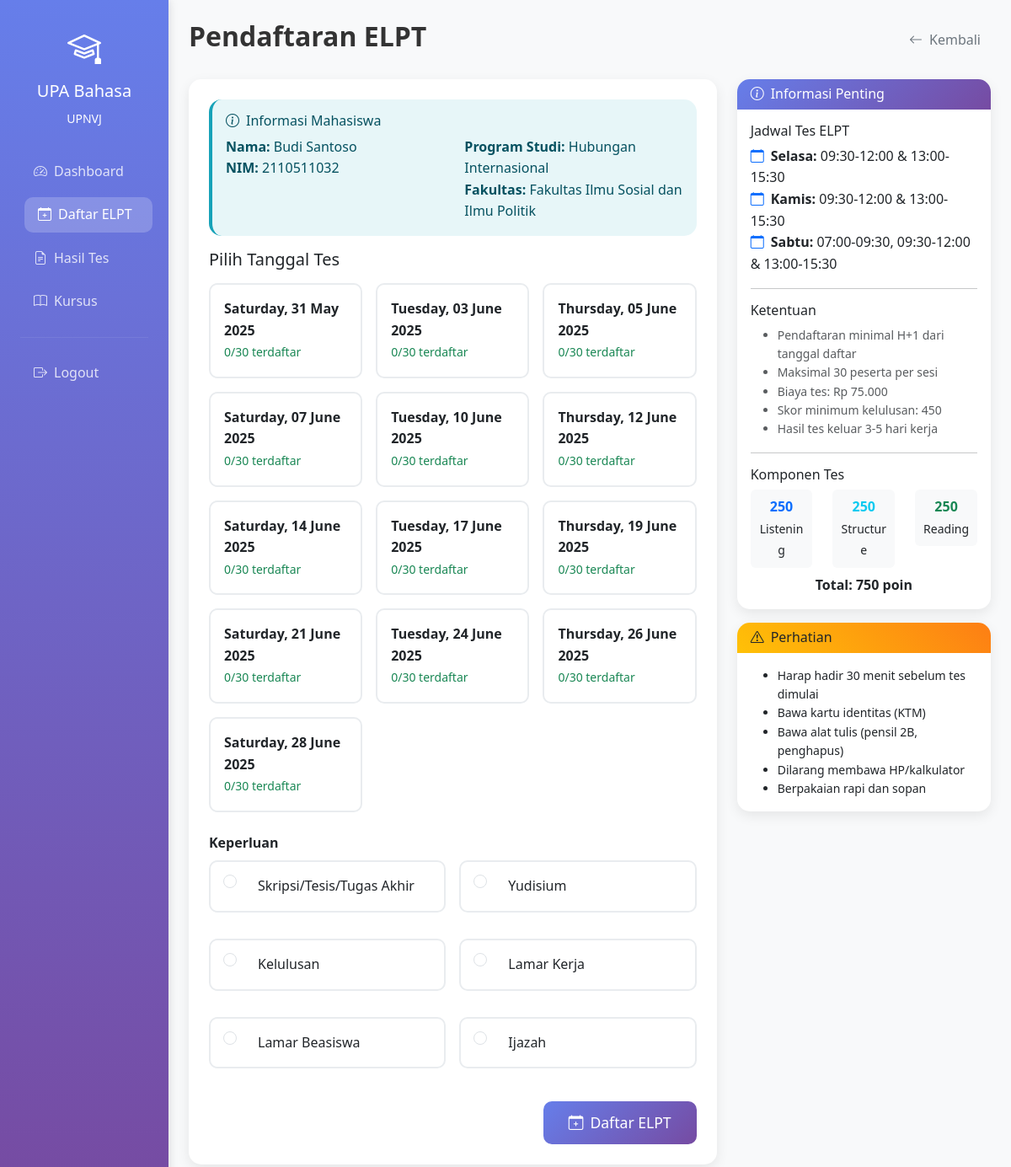
The page /student/elpt-registration.php (signed in) on the database its author committed.
### tables this page shows
CREATE TABLE `users` (
  `id` int(11) NOT NULL,
  `name` varchar(255) NOT NULL,
  `email` varchar(255) NOT NULL,
  `password` varchar(255) NOT NULL,
  `nim` varchar(10) DEFAULT NULL,
  `role` enum('admin','student') NOT NULL DEFAULT 'student',
  `program` varchar(100) DEFAULT NULL,
  `faculty` varchar(100) DEFAULT NULL,
  `level` enum('D3','S1','S2','S3') DEFAULT NULL,
  `no_telpon` varchar(20) DEFAULT NULL,
  `is_active` tinyint(1) DEFAULT 1,
  `created_at` timestamp NOT NULL DEFAULT current_timestamp(),
  `updated_at` timestamp NOT NULL DEFAULT current_timestamp() ON UPDATE current_timestamp()
);

### config/database.php (called while the page is built, shortened)
<?php
try {
    $pdo = new PDO(
        "mysql:host=" . DB_HOST . ";dbname=" . DB_NAME . ";charset=utf8mb4",
        DB_USER,
        DB_PASS,
        [
            PDO::ATTR_ERRMODE => PDO::ERRMODE_EXCEPTION,
            PDO::ATTR_DEFAULT_FETCH_MODE => PDO::FETCH_ASSOC,
            PDO::ATTR_EMULATE_PREPARES => false
        ]
    );
} catch(PDOException $e) {
    error_log("Database connection failed: " . $e->getMessage());
    die("Database connection failed. Please check your configuration.");
}
function isLoggedIn() {
    return isset($_SESSION['user_id']);
}
function getCurrentUser() {
    global $pdo;
    try {
        $stmt = $pdo->prepare("SELECT * FROM users WHERE id = ?");
        $stmt->execute([$_SESSION['user_id']]);
        return $stmt->fetch();
    } catch(PDOException $e) {
        error_log("Error fetching current user: " . $e->getMessage());
        return null;
    }
}
function formatCurrency($amount) {
    return 'Rp ' . number_format($amount, 0, ',', '.');
}
?>

### student/elpt-registration.php (the view, shortened to what this page needs)
<?php
require_once '../config/database.php';
$user = getCurrentUser();
$stmt = $pdo->prepare("SELECT * FROM elpt_registrations WHERE user_id = ? AND payment_status = 'pending'");
$stmt->execute([$_SESSION['user_id']]);
$pending_registration = $stmt->fetch();
$available_dates = [];
$start_date = new DateTime('+1 day');
$end_date = new DateTime('+30 days');
while ($start_date <= $end_date) {
    $day_of_week = $start_date->format('N');
    if (in_array($day_of_week, [2, 4, 6])) {
        $date_str = $start_date->format('Y-m-d');
        $stmt = $pdo->prepare("SELECT COUNT(*) as count FROM elpt_registrations WHERE test_date = ? AND payment_status IN ('pending', 'confirmed')");
        $stmt->execute([$date_str]);
        $count = $stmt->fetch()['count'];
        $available_dates[] = [
            'date' => $date_str,
            'formatted' => $start_date->format('l, d F Y'),
            'count' => $count,
            'available' => $count < 30
        ];
    }
    $start_date->modify('+1 day');
}
?>
<!DOCTYPE html>
<html lang="id">
<head>
    <link href="https://cdn.jsdelivr.net/npm/bootstrap@5.3.0/dist/css/bootstrap.min.css" rel="stylesheet">
    <link href="https://cdn.jsdelivr.net/npm/bootstrap-icons@1.10.0/font/bootstrap-icons.css" rel="stylesheet">
    <link href="../assets/css/custom.css" rel="stylesheet">
    <link href="../assets/css/student.css" rel="stylesheet">
</head>
<body class="bg-light">
    <div class="container-fluid">
        <div class="row">
            <div class="col-md-3 col-lg-2 sidebar p-0">
                <div class="text-white p-4">
                    <div class="text-center mb-4">
                        <i class="bi bi-mortarboard" style="font-size: 2.5rem;"></i>
                        <h5 class="mt-2">UPA Bahasa</h5>
                        <small>UPNVJ</small>
                    </div>
                    <nav class="nav flex-column">
                        <a class="nav-link" href="dashboard.php">
                            <i class="bi bi-speedometer2 me-2"></i>Dashboard
                        </a>
                        <a class="nav-link active" href="elpt-registration.php">
                            <i class="bi bi-calendar-plus me-2"></i>Daftar ELPT
                        </a>
                        <a class="nav-link" href="test-results.php">
                            <i class="bi bi-file-earmark-text me-2"></i>Hasil Tes
                        </a>
                        <a class="nav-link" href="course.php">
                            <i class="bi bi-book me-2"></i>Kursus
                        </a>
                        <hr class="my-3" style="border-color: rgba(255,255,255,0.3);">
                        <a class="nav-link" href="../logout.php">
                            <i class="bi bi-box-arrow-right me-2"></i>Logout
                        </a>
                    </nav>
                </div>
            </div>
            <div class="col-md-9 col-lg-10 p-4">
                <div class="d-flex justify-content-between align-items-center mb-4">
                    <h2 class="fw-bold">Pendaftaran ELPT</h2>
                    <a href="dashboard.php" class="btn btn-outline-secondary">
                        <i class="bi bi-arrow-left me-2"></i>Kembali
                    </a>
                </div>
                <?php if ($pending_registration): ?>
                    <div class="alert alert-warning">
                        <i class="bi bi-exclamation-triangle me-2"></i>
                        <strong>Perhatian!</strong> Anda masih memiliki pendaftaran yang menunggu konfirmasi pembayaran.
                        <div class="mt-2">
                            <strong>Tanggal Tes:</strong> <?= formatDate($pending_registration['test_date']) ?><br>
                            <strong>Billing Number:</strong> <code><?= htmlspecialchars($pending_registration['billing_number']) ?></code>
                        </div>
                    </div>
                    <div class="text-center">
                        <a href="dashboard.php" class="btn btn-primary">Kembali ke Dashboard</a>
                    </div>
                <?php else: ?>
                    <div class="row">
                        <div class="col-lg-8">
                            <div class="card">
                                <div class="card-body p-4">
                                    <div class="alert alert-info">
                                        <h6><i class="bi bi-info-circle me-2"></i>Informasi Mahasiswa</h6>
                                        <div class="row">
                                            <div class="col-md-6">
                                                <strong>Nama:</strong> <?= htmlspecialchars($user['name']) ?><br>
                                                <strong>NIM:</strong> <?= htmlspecialchars($user['nim']) ?>
                                            </div>
                                            <div class="col-md-6">
                                                <strong>Program Studi:</strong> <?= htmlspecialchars($user['program']) ?><br>
                                                <strong>Fakultas:</strong> <?= htmlspecialchars($user['faculty']) ?>
                                            </div>
                                        </div>
                                    </div>
                                    <form method="POST" id="registrationForm">
                                        <div class="mb-4">
                                            <h5 class="mb-3">Pilih Tanggal Tes</h5>
                                            <div class="row g-3">
                                                <?php foreach ($available_dates as $date): ?>
                                                    <div class="col-md-6 col-lg-4">
                                                        <div class="date-option p-3 <?= !$date['available'] ? 'unavailable' : '' ?>"
                                                             onclick="<?= $date['available'] ? "selectDate('{$date['date']}')" : '' ?>">
                                                            <div class="fw-bold"><?= $date['formatted'] ?></div>
                                                            <small class="<?= $date['available'] ? 'text-success' : 'text-danger' ?>">
                                                                <?= $date['available'] ?
                                                                    ($date['count'] . '/30 terdaftar') :
                                                                    'Kuota penuh' ?>
                                                            </small>
                                                        </div>
                                                    </div>
                                                <?php endforeach; ?>
                                            </div>
                                        </div>
                                        <div class="mb-4">
                                            <label class="form-label fw-bold">Keperluan</label>
                                            <div class="row g-3">
                                                <?php
                                                $purposes = [
                                                    'Skripsi/Tesis/Tugas Akhir',
                                                    'Yudisium',
                                                    'Kelulusan',
                                                    'Lamar Kerja',
                                                    'Lamar Beasiswa',
                                                    'Ijazah'
                                                ];
                                                foreach ($purposes as $purpose):
                                                ?>
                                                    <div class="col-md-6">
                                                        <div class="purpose-option p-3" onclick="selectPurpose('<?= str_replace(['/', ' '], ['_', '_'], $purpose) ?>')">
                                                            <input class="form-check-input" type="radio" name="purpose"
                                                                   value="<?= htmlspecialchars($purpose) ?>"
                                                                   id="purpose_<?= str_replace(['/', ' '], ['_', '_'], $purpose) ?>"
                                                                   required>
                                                            <label class="form-check-label fw-medium" for="purpose_<?= str_replace(['/', ' '], ['_', '_'], $purpose) ?>">
                                                                <?= htmlspecialchars($purpose) ?>
                                                            </label>
                                                        </div>
                                                    </div>
                                                <?php endforeach; ?>
                                            </div>
                                        </div>
                                        <div class="text-end">
                                            <button type="submit" class="btn btn-primary btn-lg" id="submitBtn">
                                                <i class="bi bi-calendar-plus me-2"></i>Daftar ELPT
                                            </button>
                                        </div>
                                    </form>
                                </div>
                            </div>
                        </div>
                        <div class="col-lg-4">
                            <div class="card">
                                <div class="card-header bg-primary text-white">
                                    <h6 class="mb-0"><i class="bi bi-info-circle me-2"></i>Informasi Penting</h6>
                                </div>
                                <div class="card-body">
                                    <h6>Jadwal Tes ELPT</h6>
                                    <ul class="list-unstyled">
                                        <li><i class="bi bi-calendar me-2 text-primary"></i><strong>Selasa:</strong> 09:30-12:00 & 13:00-15:30</li>
                                        <li><i class="bi bi-calendar me-2 text-primary"></i><strong>Kamis:</strong> 09:30-12:00 & 13:00-15:30</li>
                                        <li><i class="bi bi-calendar me-2 text-primary"></i><strong>Sabtu:</strong> 07:00-09:30, 09:30-12:00 & 13:00-15:30</li>
                                    </ul>
                                    <hr>
                                    <h6>Ketentuan</h6>
                                    <ul class="small text-muted">
                                        <li>Pendaftaran minimal H+1 dari tanggal daftar</li>
                                        <li>Maksimal 30 peserta per sesi</li>
                                        <li>Biaya tes: <?= formatCurrency(ELPT_FEE) ?></li>
                                        <li>Skor minimum kelulusan: <?= MIN_PASSING_SCORE ?></li>
                                        <li>Hasil tes keluar 3-5 hari kerja</li>
                                    </ul>
                                    <hr>
                                    <h6>Komponen Tes</h6>
                                    <div class="row text-center">
                                        <div class="col-4">
                                            <div class="bg-light rounded p-2">
                                                <div class="fw-bold text-primary">250</div>
                                                <small>Listening</small>
                                            </div>
                                        </div>
                                        <div class="col-4">
                                            <div class="bg-light rounded p-2">
                                                <div class="fw-bold text-info">250</div>
                                                <small>Structure</small>
                                            </div>
                                        </div>
                                        <div class="col-4">
                                            <div class="bg-light rounded p-2">
                                                <div class="fw-bold text-success">250</div>
                                                <small>Reading</small>
                                            </div>
                                        </div>
                                    </div>
                                    <div class="text-center mt-2">
                                        <strong>Total: 750 poin</strong>
                                    </div>
                                </div>
                            </div>
                            <div class="card mt-3">
                                <div class="card-header bg-warning text-dark">
                                    <h6 class="mb-0"><i class="bi bi-exclamation-triangle me-2"></i>Perhatian</h6>
                                </div>
                                <div class="card-body">
                                    <ul class="small mb-0">
                                        <li>Harap hadir 30 menit sebelum tes dimulai</li>
                                        <li>Bawa kartu identitas (KTM)</li>
                                        <li>Bawa alat tulis (pensil 2B, penghapus)</li>
                                        <li>Dilarang membawa HP/kalkulator</li>
                                        <li>Berpakaian rapi dan sopan</li>
                                    </ul>
                                </div>
                            </div>
                        </div>
                    </div>
                <?php endif; ?>
            </div>
        </div>
    </div>
</body>
</html>

### rows shown on the page
users: name "Budi Santoso", nim "2110511032", program "Hubungan Internasional", faculty "Fakultas Ilmu Sosial dan Ilmu Politik"

### other values the page prints
$date['formatted'] "Saturday, 31 May 2025"
$date['count'] "0"
$date['formatted'] "Tuesday, 03 June 2025"
$date['formatted'] "Thursday, 05 June 2025"
$date['formatted'] "Saturday, 07 June 2025"
$date['formatted'] "Tuesday, 10 June 2025"
$date['formatted'] "Thursday, 12 June 2025"
$date['formatted'] "Saturday, 14 June 2025"
$date['formatted'] "Tuesday, 17 June 2025"
$date['formatted'] "Thursday, 19 June 2025"
$date['formatted'] "Saturday, 21 June 2025"
$date['formatted'] "Tuesday, 24 June 2025"
$date['formatted'] "Thursday, 26 June 2025"
$date['formatted'] "Saturday, 28 June 2025"
$purpose "Skripsi/Tesis/Tugas Akhir"
